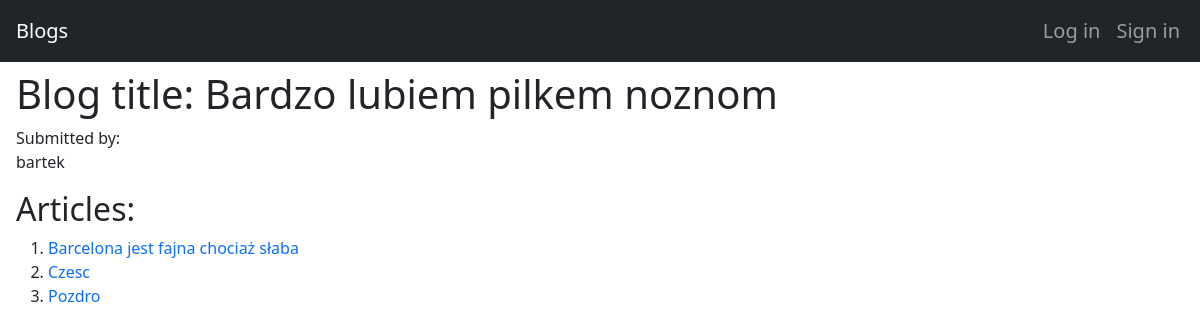
Page /blogs/1/ on the earlier database version.
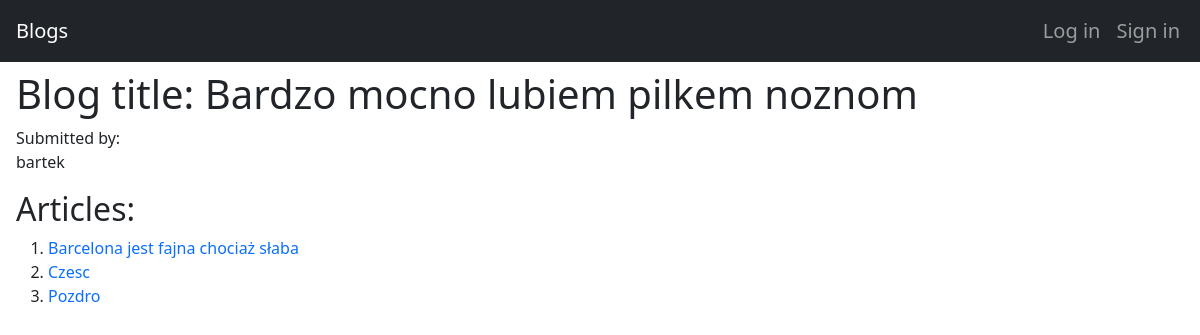
Same page on the later database version.
### blogApp/models.py (models this page shows, shortened)
class Blog(models.Model):
    title = models.CharField(max_length=100)
    author = models.ForeignKey(CustomUser, on_delete=models.CASCADE)

class CustomUser(AbstractUser):
    avatar = models.ImageField(upload_to='avatars/', blank=True, null=True)
    isAdmin = models.BooleanField(default=False)

### blogApp/views.py (the view)
# urls.py: path('blogs/<int:blog_id>/', views.blog_detail, name='blog_detail'),
def blog_detail(request, blog_id):
    blog = get_object_or_404(Blog, pk=blog_id)
    articles = Article.objects.filter(blog=blog)
    author_avatar = blog.author.avatar  # Pobieramy avatar autora bloga
    return render(request, 'blogs/blog_detail.html', {'blog': blog, 'articles': articles, 'author_avatar': author_avatar})

### blogApp/templates/blogs/blog_detail.html (shortened to what this page needs)
{% extends 'base.html' %}
{% block content %}
<div class="d-flex align-items-center">
    <h1>Blog title: {{ blog.title }}</h1>
</div>
<p class="mb-0">Submitted by:</p>
<p class="mt-0">
    {{ blog.author.username }}
</p>
<h2>Articles:</h2>
<ol>
    {% for article in articles %}
    <li><a href="{% url 'article_detail' blog_id=blog.id article_id=article.id %}">{{ article.title }}</a></li>
    {% endfor %}
</ol>
{% endblock %}

Differences in the rows shown:
changed Blog "bartek": title "Bardzo lubiem pilkem noznom" → "Bardzo mocno lubiem pilkem noznom"
